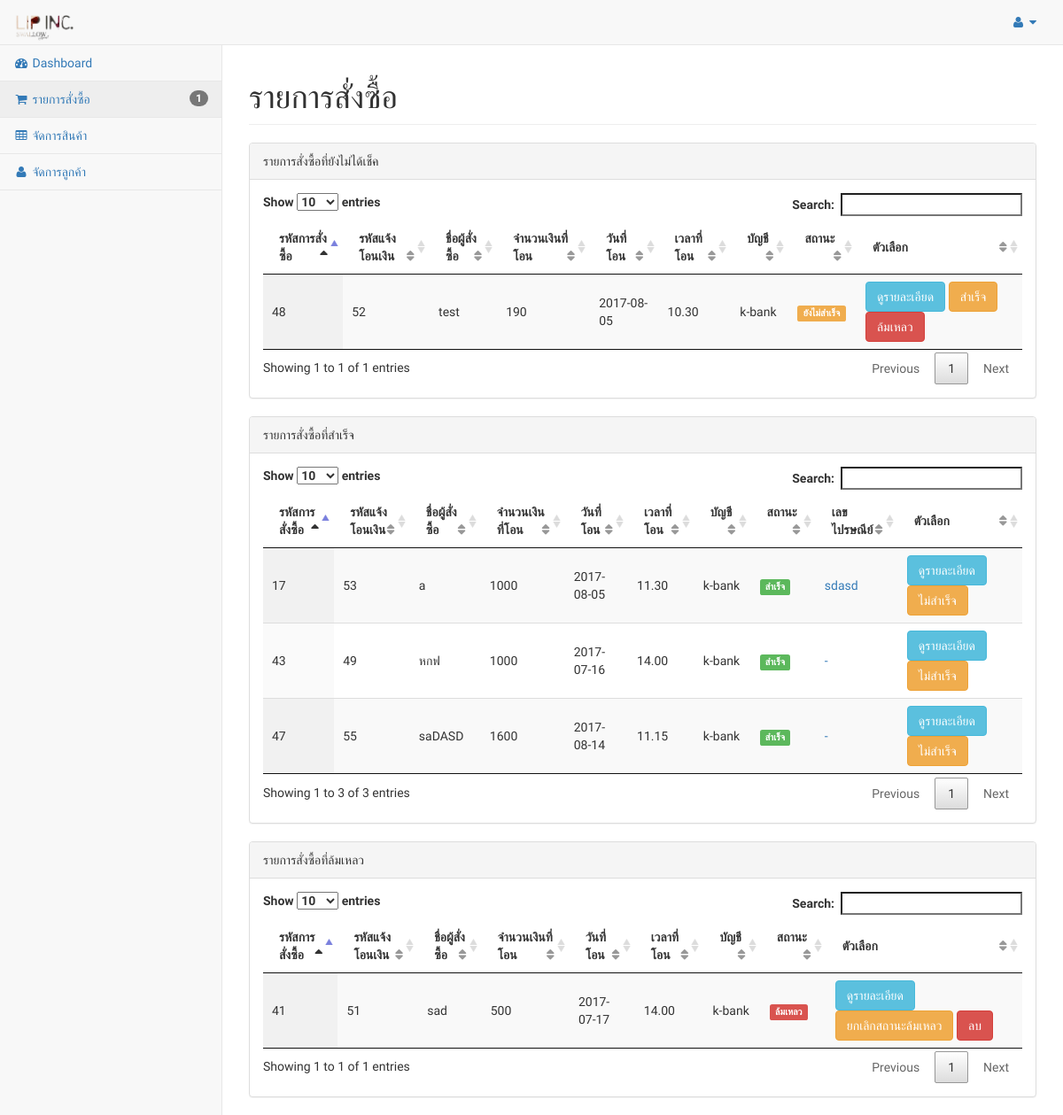
Screenshot of /page/backend/pages/order.php (signed in) with the database file from the repository.
### tables this page shows
CREATE TABLE `payment` (
  `id` int(11) NOT NULL auto_increment,
  `order_id` int(11) NOT NULL,
  `account` varchar(255) NOT NULL,
  `datepayment` date NOT NULL,
  `amount` int(11) NOT NULL,
  `timepayment` varchar(255) NOT NULL,
  `status` varchar(255) NOT NULL,
  PRIMARY KEY  (`id`)
);

CREATE TABLE `orders` (
  `order_id` int(11) NOT NULL auto_increment,
  `OrderDate` datetime NOT NULL,
  `user_id` int(11) NOT NULL,
  `Name` varchar(255) NOT NULL,
  `Address` varchar(255) NOT NULL,
  `Tel` varchar(255) NOT NULL,
  `Email` varchar(255) NOT NULL,
  `TrackingNo` varchar(255) NOT NULL,
  PRIMARY KEY  (`order_id`)
);

### page/backend/pages/order.php (the view, shortened to what this page needs)
<!DOCTYPE html>
<html lang="en">
<?php
  include("../../../Env/config.php");
?>
<body>
    <div id="wrapper">
      </nav>
        <div id="page-wrapper">
            <div class="row">
                <div class="col-lg-12">
                    <h1 class="page-header">รายการสั่งซื้อ</h1>
                </div>
            </div>
            <div class="row">
                <div class="col-lg-12">
                  <div class="panel panel-default">
                      <div class="panel-heading">
                        รายการสั่งซื้อที่ยังไม่ได้เช็ค
                      </div>
                      <div class="panel-body">
                          <table id="paymentorder1" class="display" cellspacing="0" width="100%">
                            <thead>
                              <tr>
                                <th>รหัสการสั่งซื้อ</th>
                                <th>รหัสแจ้งโอนเงิน</th>
                                <th>ชื่อผู้สั่งซื้อ</th>
                                <th>จำนวนเงินที่โอน</th>
                                <th>วันที่โอน</th>
                                <th>เวลาที่โอน</th>
                                <th>บัญชี</th>
                                <th>สถานะ</th>
                                <th>ตัวเลือก</th>
                              </tr>
                            </thead>
                            <tbody>
                              <?php
                                $sqltxt = "SELECT * FROM orders JOIN payment ON orders.order_id = payment.order_id WHERE payment.status = 'notcheck' ORDER BY payment.id ASC";
                                $result = mysql_query($sqltxt,$con);
                                while($rs = mysql_fetch_array($result)){
                              ?>
                              <tr>
                                <td><?php echo $rs["order_id"]; ?></td>
                                <td><?php echo $rs["id"]; ?></td>
                                <td><?php echo $rs["Name"]; ?></td>
                                <td><?php echo $rs["amount"]; ?></td>
                                <td><?php echo $rs["datepayment"]; ?></td>
                                <td><?php echo $rs["timepayment"]; ?></td>
                                <td><?php echo $rs["account"]; ?></td>
                                <td>
                                  <?php
                                  if($rs["status"] == "notcheck"){
                                    echo "<span class='label label-warning'>ยังไม่สำเร็จ</span>";
                                  } else if ($rs["status"] == "checked"){
                                    echo "<span class='label label-success'>สำเร็จ</span>";
                                  } else if ($rs["status"] == "error"){
                                    echo "<span class='label label-danger'>ล้มเหลว</span>";
                                  }
                                  ?>
                                </td>
                                <td>
                                  <a style="text-decoration: none;" href="paymentorderdata.php?id=<?php echo $rs["order_id"]; ?>">
                                    <button type="button" class="btn btn-info">ดูรายละเอียด</button>
                                  </a>
                                  <a style="text-decoration: none;" href="../../../process/backend/changestatus.php?id=<?php echo $rs["id"]; ?>&status=<?php echo $rs["status"]; ?>" onclick="return confirm('ยืนยันการเปลี่ยนสถานะ <?php echo $rs["id"];?>')">
                                    <?php if($rs["status"] == "notcheck"){?>
                                      <button type="button" class="btn btn-warning">สำเร็จ</button>
                                    <?php } else if ($rs["status"] == "checked"){?>
                                      <button type="button" class="btn btn-warning">ไม่สำเร็จ</button>
                                    <?php } else if ($rs["status"] == "error"){ ?>
                                      <button type="button" class="btn btn-warning">ยกเลิกสถานะล้มเหลว</button>
                                    <?php } ?>
                                  </a>
                                  <?php if($rs["status"] == "notcheck" ){?>
                                    <a style="text-decoration: none;" href="../../../process/backend/changestatuserror.php?id=<?php echo $rs["id"]; ?>" onclick="return confirm('ยืนยันการเปลี่ยนสถานะเป็นล้มเหลว <?php echo $rs["id"];?>')">
                                      <button type="button" class="btn btn-danger">ล้มเหลว</button>
                                    </a>
                                  <?php } ?>
                                </td>
                              </tr>
                              <?php
                                }
                              ?>
                            </tbody>
                          </table>
                      </div>
                  </div>
                </div>
            </div>
            <div class="row">
                <div class="col-lg-12">
                  <div class="panel panel-default">
                      <div class="panel-heading">
                        รายการสั่งซื้อที่สำเร็จ
                      </div>
                      <div class="panel-body">
                          <table id="paymentorder2" class="display" cellspacing="0" width="100%">
                            <thead>
                              <tr>
                                <th>รหัสการสั่งซื้อ</th>
                                <th>รหัสแจ้งโอนเงิน</th>
                                <th>ชื่อผู้สั่งซื้อ</th>
                                <th>จำนวนเงินที่โอน</th>
                                <th>วันที่โอน</th>
                                <th>เวลาที่โอน</th>
                                <th>บัญชี</th>
                                <th>สถานะ</th>
                                <th>เลขไปรษณีย์</th>
                                <th>ตัวเลือก</th>
                              </tr>
                            </thead>
                            <tbody>
                              <?php
                                $sqltxt = "SELECT * FROM orders JOIN payment ON orders.order_id = payment.order_id WHERE payment.status = 'checked' ORDER BY payment.id ASC ";
                                $result = mysql_query($sqltxt,$con);
                                while($rs = mysql_fetch_array($result)){
                              ?>
                              <tr>
                                <td><?php echo $rs["order_id"]; ?></td>
                                <td><?php echo $rs["id"]; ?></td>
                                <td><?php echo $rs["Name"]; ?></td>
                                <td><?php echo $rs["amount"]; ?></td>
                                <td><?php echo $rs["datepayment"]; ?></td>
                                <td><?php echo $rs["timepayment"]; ?></td>
                                <td><?php echo $rs["account"]; ?></td>
                                <td>
                                  <?php
                                  if($rs["status"] == "notcheck"){
                                    echo "<span class='label label-warning'>ยังไม่สำเร็จ</span>";
                                  } else if ($rs["status"] == "checked"){
                                    echo "<span class='label label-success'>สำเร็จ</span>";
                                  } else if ($rs["status"] == "error"){
                                    echo "<span class='label label-danger'>ล้มเหลว</span>";
                                  }
                                  ?>
                                </td>
                                <td>
                                <?php if($rs["TrackingNo"] == ""){
                                        echo "<a href='addtracking.php?id=". $rs["order_id"] ."'>-</a>";
                                      } else{
                                        echo "<a href='addtracking.php?id=". $rs["order_id"] ."'>" .$rs["TrackingNo"]. "</a>";
                                      }
                                  ?>
                                </td>
                                <td>
                                  <a style="text-decoration: none;" href="paymentorderdata.php?id=<?php echo $rs["order_id"]; ?>">
                                    <button type="button" class="btn btn-info">ดูรายละเอียด</button>
                                  </a>
                                  <a style="text-decoration: none;" href="../../../process/backend/changestatus.php?id=<?php echo $rs["id"]; ?>&status=<?php echo $rs["status"]; ?>" onclick="return confirm('ยืนยันการเปลี่ยนสถานะ <?php echo $rs["id"];?>')">
                                    <?php if($rs["status"] == "notcheck"){?>
                                      <button type="button" class="btn btn-warning">สำเร็จ</button>
                                    <?php } else if ($rs["status"] == "checked"){?>
                                      <button type="button" class="btn btn-warning">ไม่สำเร็จ</button>
                                    <?php } else if ($rs["status"] == "error"){ ?>
                                      <button type="button" class="btn btn-warning">ยกเลิกสถานะล้มเหลว</button>
                                    <?php } ?>
                                  </a>
                                </td>
                              </tr>
                              <?php
                                }
                              ?>
                            </tbody>
                          </table>
                      </div>
                  </div>
                </div>
            </div>
            <div class="row">
                <div class="col-lg-12">
                  <div class="panel panel-default">
                      <div class="panel-heading">
                        รายการสั่งซื้อที่ล้มเหลว
                      </div>
                      <div class="panel-body">
                          <table id="paymentorder3" class="display" cellspacing="0" width="100%">
                            <thead>
                              <tr>
                                <th>รหัสการสั่งซื้อ</th>
                                <th>รหัสแจ้งโอนเงิน</th>
                                <th>ชื่อผู้สั่งซื้อ</th>
                                <th>จำนวนเงินที่โอน</th>
                                <th>วันที่โอน</th>
                                <th>เวลาที่โอน</th>
                                <th>บัญชี</th>
                                <th>สถานะ</th>
                                <th>ตัวเลือก</th>
                              </tr>
                            </thead>
                            <tbody>
                              <?php
                                $sqltxt = "SELECT * FROM orders JOIN payment ON orders.order_id = payment.order_id WHERE payment.status = 'error' ORDER BY payment.id ASC ";
                                $result = mysql_query($sqltxt,$con);
                                while($rs = mysql_fetch_array($result)){
                              ?>
                              <tr>
                                <td><?php echo $rs["order_id"]; ?></td>
                                <td><?php echo $rs["id"]; ?></td>
                                <td><?php echo $rs["Name"]; ?></td>
                                <td><?php echo $rs["amount"]; ?></td>
                                <td><?php echo $rs["datepayment"]; ?></td>
                                <td><?php echo $rs["timepayment"]; ?></td>
                                <td><?php echo $rs["account"]; ?></td>
                                <td>
                                  <?php
                                  if($rs["status"] == "notcheck"){
                                    echo "<span class='label label-warning'>ยังไม่สำเร็จ</span>";
                                  } else if ($rs["status"] == "checked"){
                                    echo "<span class='label label-success'>สำเร็จ</span>";
                                  } else if ($rs["status"] == "error"){
                                    echo "<span class='label label-danger'>ล้มเหลว</span>";
                                  }
                                  ?>
                                </td>
                                <td>
                                  <a style="text-decoration: none;" href="paymentorderdata.php?id=<?php echo $rs["order_id"]; ?>">
                                    <button type="button" class="btn btn-info">ดูรายละเอียด</button>
                                  </a>
                                  <a style="text-decoration: none;" href="../../../process/backend/changestatus.php?id=<?php echo $rs["id"]; ?>&status=<?php echo $rs["status"]; ?>" onclick="return confirm('ยืนยันการเปลี่ยนสถานะ <?php echo $rs["id"];?>')">
                                    <?php if($rs["status"] == "notcheck"){?>
                                      <button type="button" class="btn btn-warning">สำเร็จ</button>
                                    <?php } else if ($rs["status"] == "checked"){?>
                                      <button type="button" class="btn btn-warning">ไม่สำเร็จ</button>
                                    <?php } else if ($rs["status"] == "error"){ ?>
                                      <button type="button" class="btn btn-warning">ยกเลิกสถานะล้มเหลว</button>
                                    <?php } ?>
                                  </a>
                                  <?php if($rs["status"] == "error" ){?>
                                    <a style="text-decoration: none;" href="../../../process/backend/deletepayment.php?id=<?php echo $rs["id"]; ?>" onclick="return confirm('ยืนยันการลบการแจ้งการชำระเงิน รหัส <?php echo $rs["id"];?>')">
                                      <button type="button" class="btn btn-danger">ลบ</button>
                                    </a>
                                  <?php } ?>
                                </td>
                              </tr>
                              <?php
                                }
                              ?>
                            </tbody>
                          </table>
                      </div>
                  </div>
                </div>
            </div>
          </div>
    </div>
</body>
</html>

### rows the page displays
payment: order "48", id "52", order.Name "test", amount "190", datepayment "2017-08-05", timepayment "10.30", account "k-bank", status "ยังไม่สำเร็จ"
payment: order "43", id "49", order.Name "หกฟ", amount "1000", datepayment "2017-07-16", timepayment "14.00", account "k-bank", status "สำเร็จ"
payment: order "17", id "53", order.Name "a", amount "1000", datepayment "2017-08-05", timepayment "11.30", account "k-bank", status "สำเร็จ", order.TrackingNo "sdasd"
payment: order "47", id "55", order.Name "saDASD", amount "1600", datepayment "2017-08-14", timepayment "11.15", account "k-bank", status "สำเร็จ"
payment: order "41", id "51", order.Name "sad", amount "500", datepayment "2017-07-17", timepayment "14.00", account "k-bank", status "ล้มเหลว"

### other values shown
$rs[0] "1"
